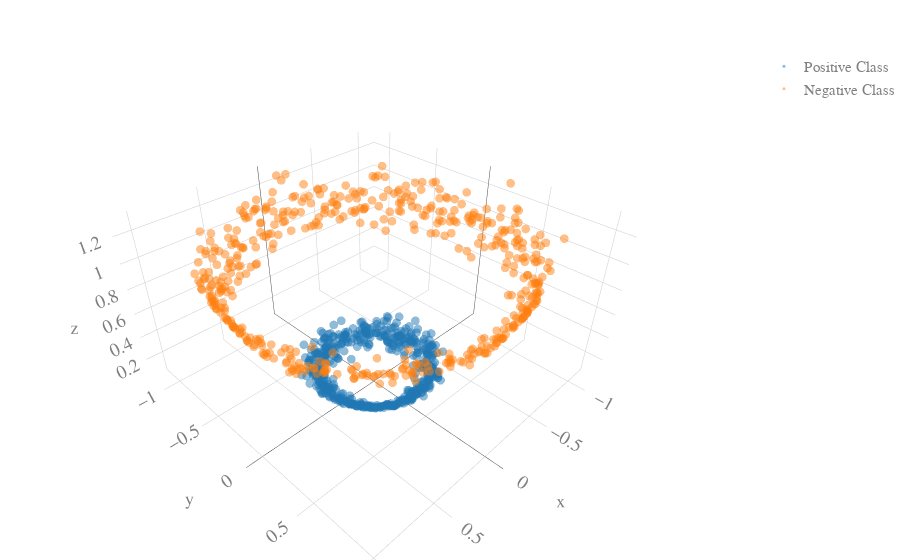

The notebook cell this image was saved under:
### Markdown cell above
### Transformiere Daten von $\mathbb{R}^2$ in $\mathbb{R}^3$

### Code cell
newX, y = transform_data_2_3d(X,y)
plot_data(newX,y,interactive=True)

### Figure 1 — Plotly figure (JSON) as saved in the notebook; plotly's stock layout.template omitted (floating-point values rounded to 4 significant figures; data arrays with more than 128 entries replaced by an {"elided": "..."} marker saying what was removed)
{"data": [{"marker": {"opacity": 0.5, "size": 3}, "mode": "markers", "name": "Positive Class", "type": "scatter3d", "x": {"elided": "500 float values"}, "y": {"elided": "500 float values"}, "z": {"elided": "500 float values"}}, {"marker": {"opacity": 0.5, "size": 3}, "mode": "markers", "name": "Negative Class", "type": "scatter3d", "x": {"elided": "500 float values"}, "y": {"elided": "500 float values"}, "z": {"elided": "500 float values"}}], "layout": {"font": {"color": "#7f7f7f", "family": "Optima", "size": 15}, "margin": {"b": 0, "l": 0, "r": 0, "t": 50}, "title": null}}
